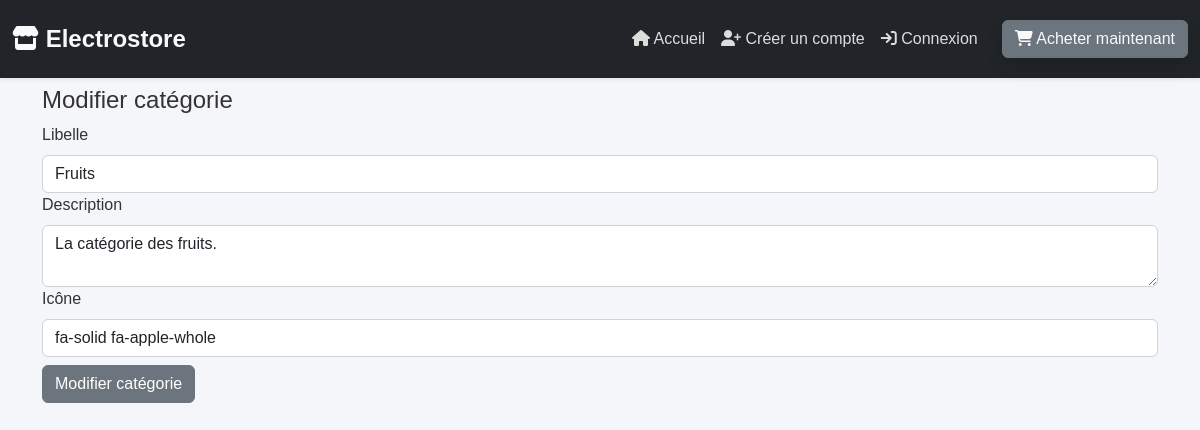
/modifier_categorie.php?id=1, run on the app's committed database.
### tables this page shows
CREATE TABLE `categorie` (
  `id` int(11) NOT NULL,
  `libelle` varchar(100) NOT NULL,
  `description` varchar(255) NOT NULL,
  `date_creation` datetime NOT NULL DEFAULT current_timestamp(),
  `icone` varchar(200) NOT NULL
);

### modifier_categorie.php (the view, shortened to what this page needs)
<!doctype html>
<html lang="en">
<head>
    <?php include 'include/head.php' ?>
</head>
<body>
<?php include 'include/nav.php' ?>
<div class="container py-2">
    <h4>Modifier catégorie</h4>
    <?php
    require_once 'include/database.php';
    $sqlState = $pdo->prepare('SELECT * FROM categorie WHERE id=?');
    $id = $_GET['id'];
    $sqlState->execute([$id]);
    $category = $sqlState->fetch(PDO::FETCH_ASSOC);
            ?>
    <form method="post">
        <label class="form-label">Libelle</label>
        <input type="text" class="form-control" name="libelle" value="<?php echo $category['libelle'] ?>">
        <label class="form-label">Description</label>
        <textarea class="form-control" name="description"><?php echo $category['description'] ?></textarea>
        <label class="form-label">Icône</label>
        <input type="text" class="form-control" name="icone" value="<?php echo $category['icone'] ?>">
        <input type="submit" value="Modifier catégorie" class="btn btn-primary my-2" name="modifier">
    </form>
</div>
</body>
</html>

### include/nav.php (style rules this page uses)
body { font-family: 'Arial', sans-serif; background-color: #f4f6f9; color: #333; }
.container { padding-top: 60px; padding-bottom: 60px; }
.btn-primary { background-color: #6c757d; border-color: #6c757d; }

### data on the page
categorie: libelle "Fruits", description "La catégorie des fruits.", icone "fa-solid fa-apple-whole"
